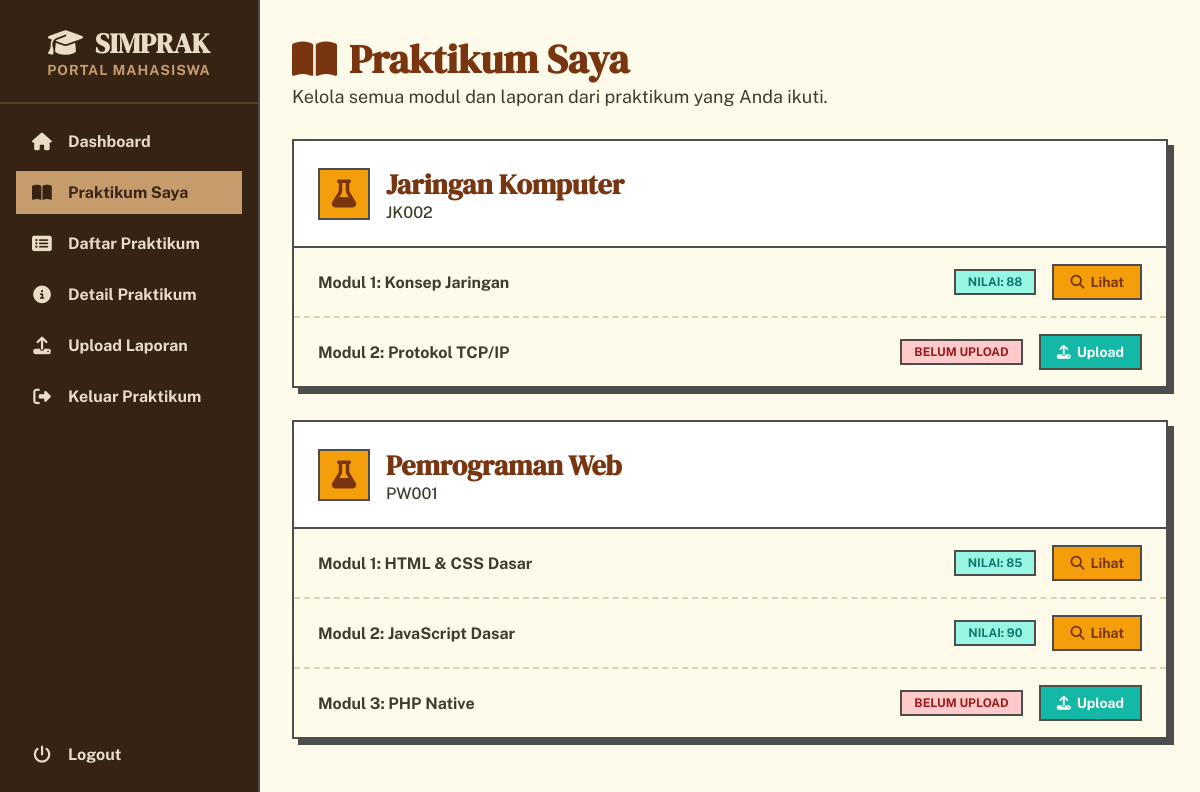
Screenshot of /mahasiswa/praktikum_saya.php (signed in) with the database file from the repository.
### tables this page shows
CREATE TABLE `pendaftaran_praktikum` (
  `id` INT AUTO_INCREMENT PRIMARY KEY,
  `mahasiswa_id` INT NOT NULL,
  `praktikum_id` INT NOT NULL,
  `tgl_daftar` TIMESTAMP DEFAULT CURRENT_TIMESTAMP,
  FOREIGN KEY (`mahasiswa_id`) REFERENCES `users`(`id`) ON DELETE CASCADE,
  FOREIGN KEY (`praktikum_id`) REFERENCES `mata_praktikum`(`id`) ON DELETE CASCADE,
  UNIQUE(`mahasiswa_id`, `praktikum_id`)  
);

CREATE TABLE `mata_praktikum` (
  `id` INT AUTO_INCREMENT PRIMARY KEY,
  `kode_mk` VARCHAR(20) NOT NULL UNIQUE,
  `nama_mk` VARCHAR(255) NOT NULL,
  `deskripsi` TEXT,
  `asisten_id` INT,  
  FOREIGN KEY (`asisten_id`) REFERENCES `users`(`id`) ON DELETE SET NULL
);

CREATE TABLE `modul` (
  `id` INT AUTO_INCREMENT PRIMARY KEY,
  `praktikum_id` INT NOT NULL,
  `judul_modul` VARCHAR(255) NOT NULL,
  `deskripsi_modul` TEXT,
  `file_materi` VARCHAR(255),  
  FOREIGN KEY (`praktikum_id`) REFERENCES `mata_praktikum`(`id`) ON DELETE CASCADE
);

CREATE TABLE `laporan` (
  `id` INT AUTO_INCREMENT PRIMARY KEY,
  `modul_id` INT NOT NULL,
  `mahasiswa_id` INT NOT NULL,
  `file_laporan` VARCHAR(255) NOT NULL,  
  `tgl_kumpul` TIMESTAMP DEFAULT CURRENT_TIMESTAMP,
  `nilai` INT,  
  `feedback` TEXT,  
  FOREIGN KEY (`modul_id`) REFERENCES `modul`(`id`) ON DELETE CASCADE,
  FOREIGN KEY (`mahasiswa_id`) REFERENCES `users`(`id`) ON DELETE CASCADE
);

### mahasiswa/praktikum_saya.php (the view, shortened to what this page needs)
<?php
require_once '../config.php';
$user_id = $_SESSION['user_id'];
$sql_praktikum = "SELECT pp.praktikum_id, mp.nama_mk, mp.kode_mk
    FROM pendaftaran_praktikum pp
    JOIN mata_praktikum mp ON pp.praktikum_id = mp.id
    WHERE pp.mahasiswa_id = ?
    ORDER BY mp.nama_mk ASC";
$stmt = $conn->prepare($sql_praktikum);
$stmt->bind_param("i", $user_id);
$stmt->execute();
$praktikum_result = $stmt->get_result();
?>
<!DOCTYPE html>
<html lang="id">
<head>
    <link href="https://cdnjs.cloudflare.com/ajax/libs/font-awesome/6.4.0/css/all.min.css" rel="stylesheet">
</head>
<body>
    <div class="dashboard-container">
        <div class="sidebar" id="sidebar">
            <div class="sidebar-header">
                <div class="sidebar-logo">
                    <i class="fas fa-graduation-cap"></i>
                    <span>SIMPRAK</span>
                </div>
                <div class="sidebar-subtitle">Portal Mahasiswa</div>
            </div>
            <div class="sidebar-menu">
                <div class="menu-item"><a href="dashboard.php" class="menu-link"><i class="fas fa-home menu-icon"></i><span class="menu-text">Dashboard</span></a></div>
                <div class="menu-item"><a href="praktikum_saya.php" class="menu-link active"><i class="fas fa-book-open menu-icon"></i><span class="menu-text">Praktikum Saya</span></a></div>
                <div class="menu-item"><a href="daftar_praktikum.php" class="menu-link"><i class="fas fa-list-alt menu-icon"></i><span class="menu-text">Daftar Praktikum</span></a></div>
                <div class="menu-item"><a href="detail_praktikum.php" class="menu-link"><i class="fas fa-info-circle menu-icon"></i><span class="menu-text">Detail Praktikum</span></a></div>
                <div class="menu-item"><a href="upload_laporan.php" class="menu-link"><i class="fas fa-upload menu-icon"></i><span class="menu-text">Upload Laporan</span></a></div>
                <div class="menu-item"><a href="keluar_praktikum.php" class="menu-link"><i class="fas fa-sign-out-alt menu-icon"></i><span class="menu-text">Keluar Praktikum</span></a></div>
            </div>
            <div class="logout-item">
                <a href="../logout.php" class="menu-link"><i class="fas fa-power-off menu-icon"></i><span class="menu-text">Logout</span></a>
            </div>
        </div>
        <div class="main-content">
            <div class="content-header">
                <h1 class="page-title"><i class="fas fa-book-open"></i> Praktikum Saya</h1>
                <p class="page-subtitle">Kelola semua modul dan laporan dari praktikum yang Anda ikuti.</p>
            </div>
            <?php if ($praktikum_result && $praktikum_result->num_rows > 0): ?>
                <div class="praktikum-grid">
                    <?php while($praktikum = $praktikum_result->fetch_assoc()): ?>
                        <div class="praktikum-card retro-shadow">
                            <div class="praktikum-header">
                                <div class="praktikum-icon"><i class="fas fa-flask"></i></div>
                                <div class="praktikum-info">
                                    <h3><?php echo htmlspecialchars($praktikum['nama_mk']); ?></h3>
                                    <div class="praktikum-code"><?php echo htmlspecialchars($praktikum['kode_mk']); ?></div>
                                </div>
                            </div>
                            <div class="modul-list">
                            <?php
                            $sql_modul = "SELECT m.id, m.judul_modul FROM modul m WHERE m.praktikum_id = ? ORDER BY m.id ASC";
                            $stmt_modul = $conn->prepare($sql_modul);
                            $stmt_modul->bind_param("i", $praktikum['praktikum_id']);
                            $stmt_modul->execute();
                            $modul_result = $stmt_modul->get_result();
                            if ($modul_result->num_rows > 0):
                                while($modul = $modul_result->fetch_assoc()):
                            ?>
                                    <div class="modul-item">
                                        <div class="modul-title"><?php echo htmlspecialchars($modul['judul_modul']); ?></div>
                                        <div class="modul-details">
                                        <?php
                                        $sql_laporan = "SELECT nilai FROM laporan WHERE mahasiswa_id = ? AND modul_id = ?";
                                        $stmt_laporan = $conn->prepare($sql_laporan);
                                        $stmt_laporan->bind_param("ii", $user_id, $modul['id']);
                                        $stmt_laporan->execute();
                                        $laporan_result = $stmt_laporan->get_result();
                                        $laporan = $laporan_result->fetch_assoc();
                                        if ($laporan) {
                                            if ($laporan['nilai'] !== null) {
                                                echo '<span class="status-badge status-nilai">Nilai: ' . htmlspecialchars($laporan['nilai']) . '</span>';
                                                echo '<a href="upload_laporan.php?modul_id='.$modul['id'].'" class="action-btn btn-lihat"><i class="fas fa-search"></i> Lihat</a>';
                                            } else {
                                                echo '<span class="status-badge status-menunggu">Menunggu Nilai</span>';
                                                echo '<a href="upload_laporan.php?modul_id='.$modul['id'].'" class="action-btn btn-update"><i class="fas fa-edit"></i> Update</a>';
                                            }
                                        } else {
                                            echo '<span class="status-badge status-belum">Belum Upload</span>';
                                            echo '<a href="upload_laporan.php?modul_id='.$modul['id'].'" class="action-btn btn-upload"><i class="fas fa-upload"></i> Upload</a>';
                                        }
                                        ?>
                                        </div>
                                    </div>
                            <?php
                                endwhile;
                            else:
                            ?>
                                <div style="text-align: center; padding: 24px; color: var(--retro-text);">Belum ada modul untuk praktikum ini.</div>
                            <?php endif; ?>
                            </div>
                        </div>
                    <?php endwhile; ?>
                </div>
            <?php endif; ?>
        </div>
    </div>
</body>
</html>

### mahasiswa/praktikum_saya.php (style rules this page uses)
:root { --retro-bg: #fffbeb; --retro-card-bg: #ffffff; --retro-text: #3f3c2b; --retro-heading: #78350f; --retro-border: #4d4d4d; --retro-yellow: #f59e0b; --retro-orange: #f97316; --retro-teal: #14b8a6; --retro-red: #ef4444; --sidebar-bg: #362314; --sidebar-text: #eaddc7; --sidebar-active: #c69c6d; }
* { margin: 0; padding: 0; box-sizing: border-box; }
body { font-family: 'Public Sans', sans-serif; background-color: var(--retro-bg); color: var(--retro-text); }
.retro-shadow { box-shadow: 6px 6px 0px var(--retro-border); }
.dashboard-container { display: flex; }
.sidebar { width: 260px; background: var(--sidebar-bg); border-right: 2px solid var(--retro-border); padding: 24px 0; position: fixed; height: 100vh; display: flex; flex-direction: column; transition: transform 0.3s ease-in-out; }
.sidebar-header { text-align: center; padding: 0 24px 24px; margin-bottom: 16px; border-bottom: 2px solid #573d24; }
.sidebar-logo { display: flex; align-items: center; justify-content: center; gap: 12px; font-family: 'DM Serif Display', serif; font-size: 1.75rem; font-weight: 700; color: var(--sidebar-text); }
.sidebar-subtitle { color: var(--sidebar-active); font-size: 0.875rem; font-weight: bold; text-transform: uppercase; letter-spacing: 1px; }
.sidebar-menu { padding: 0 16px; flex-grow: 1; }
.menu-item { margin-bottom: 8px; }
.menu-link { display: flex; align-items: center; padding: 12px 16px; color: var(--sidebar-text); text-decoration: none; transition: all 0.2s ease; font-weight: 700; }
.menu-link.active { background-color: var(--sidebar-active); color: var(--sidebar-bg); }
.menu-icon { width: 20px; margin-right: 16px; font-size: 1.1rem; text-align: center; }
.logout-item { margin-top: auto; padding: 0 16px; }
.main-content { flex: 1; margin-left: 260px; padding: 32px; }
.content-header { margin-bottom: 32px; }
.page-title { font-family: 'DM Serif Display', serif; font-size: 2.5rem; font-weight: 700; color: var(--retro-heading); display: flex; align-items: center; gap: 12px; }
.page-subtitle { font-size: 1.125rem; color: var(--retro-text); }
.praktikum-grid { display: grid; gap: 32px; }
.praktikum-card { background-color: var(--retro-card-bg); border: 2px solid var(--retro-border); overflow: hidden; }
.praktikum-header { display: flex; align-items: center; gap: 16px; padding: 24px; border-bottom: 2px solid var(--retro-border); }
.praktikum-icon { flex-shrink: 0; width: 52px; height: 52px; background-color: var(--retro-yellow); color: var(--retro-heading); display: flex; align-items: center; justify-content: center; border: 2px solid var(--retro-border); font-size: 1.75rem; }
.praktikum-info h3 { font-family: 'DM Serif Display', serif; font-size: 1.75rem; color: var(--retro-heading); }
.praktikum-info .praktikum-code { font-size: 1rem; color: var(--retro-text); font-weight: 500; }
.modul-list { background-color: var(--retro-bg); }
.modul-item { display: flex; justify-content: space-between; align-items: center; padding: 16px 24px; border-bottom: 2px dashed #dcd1b3; }
.modul-list .modul-item:last-child { border-bottom: none; }
.modul-title { font-weight: 700; color: var(--retro-text); }
.modul-details { display: flex; align-items: center; gap: 16px; }
.status-badge { padding: 4px 12px; font-size: 0.75rem; font-weight: 700; text-transform: uppercase; border: 2px solid var(--retro-border); }
.status-belum { background-color: #fecaca; color: #991b1b; }
.status-nilai { background-color: #99f6e4; color: #0f766e; }
.action-btn { padding: 8px 16px; text-decoration: none; font-size: 0.875rem; font-weight: 700; transition: all 0.2s ease; border: 2px solid var(--retro-border); cursor: pointer; display: inline-flex; align-items: center; gap: 6px; }
.btn-upload { background-color: var(--retro-teal); color: white; }
.btn-lihat { background-color: var(--retro-yellow); color: var(--retro-heading); }

### rows the page displays
pendaftaran_praktikum: praktikum.nama_mk "Jaringan Komputer", praktikum.kode_mk "JK002"
modul: judul_modul "Modul 1: Konsep Jaringan", laporan.nilai "88"
modul: judul_modul "Modul 2: Protokol TCP/IP"
pendaftaran_praktikum: praktikum.nama_mk "Pemrograman Web", praktikum.kode_mk "PW001"
modul: judul_modul "Modul 1: HTML & CSS Dasar", laporan.nilai "85"
modul: judul_modul "Modul 2: JavaScript Dasar", laporan.nilai "90"
modul: judul_modul "Modul 3: PHP Native"
